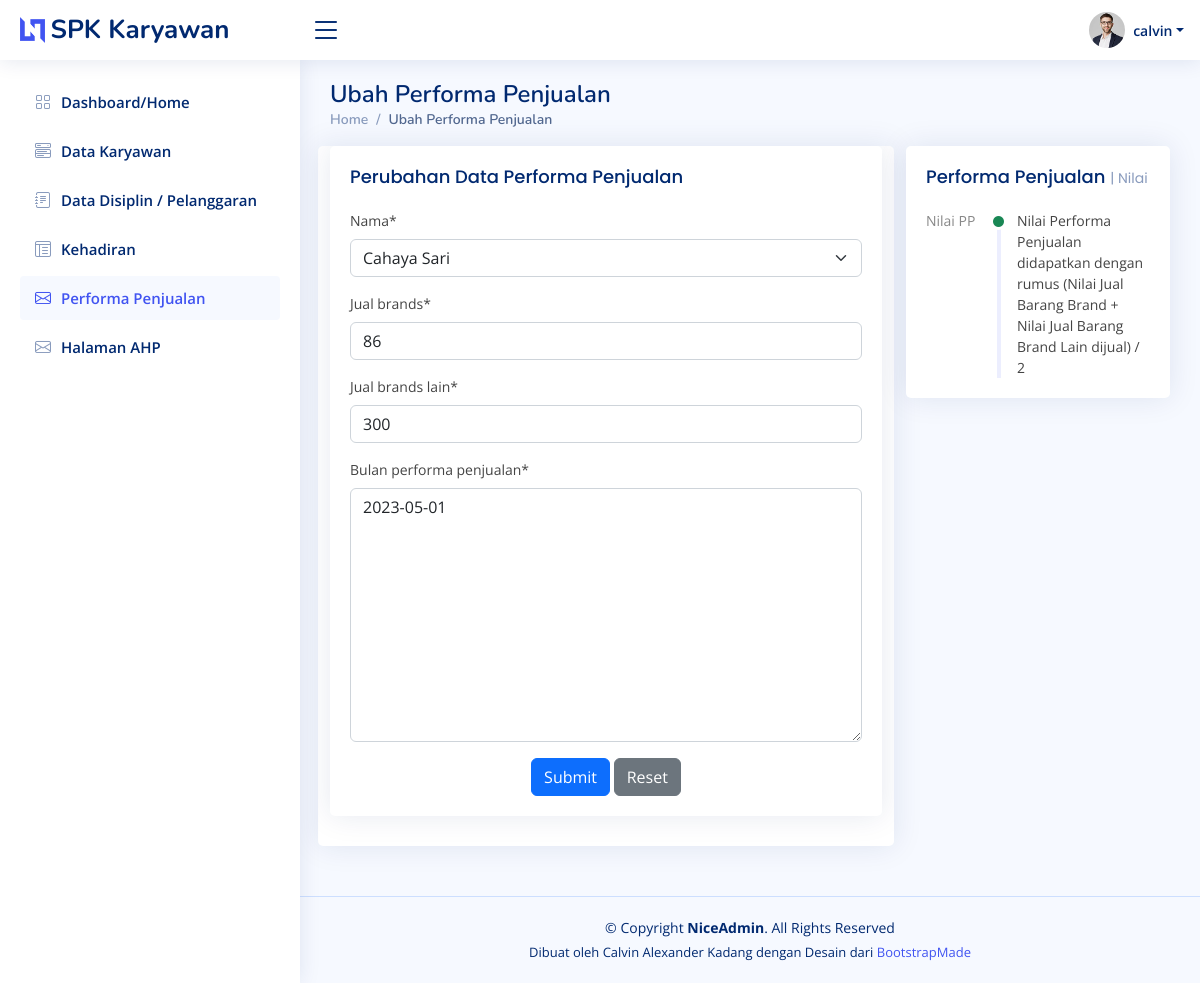
The app's page /ubahperformapenjualan/1/ (signed in) with its own data.
### base/models.py (models this page shows, shortened)
class User(AbstractUser):
    nama = models.CharField(max_length=200, null=True)
    email = models.EmailField(unique=True, null=True)
    brand = models.CharField(max_length=200, null=True)
    tgl_masuk = models.DateTimeField(null=True)
    hari_ini = models.DateTimeField(auto_now=True)
    nilai_pengetahuan_produk = models.DecimalField(null=True, blank=False, max_digits=7, decimal_places=4)
    deskripsi_pengetahuan_produk = models.CharField(max_length=200, null=True, blank=True)
    def __str__(self):
        return f'{self.nama}'

class Performa_Penjualan(models.Model):
    nama = models.ForeignKey(User, on_delete=models.CASCADE)
    jual_brands = models.IntegerField(null=True, blank=False)
    jual_brands_lain = models.IntegerField(null=True, blank=False)
    bulan_performa_penjualan = MonthField("Month Value", help_text="some help...", default='2023-05')

### base/views.py (the view, shortened to what this page needs)
# urls.py: path('ubahperformapenjualan/<str:pk>/', views.ubahperforma_penjualan, name='ubahperformapenjualan'),
@login_required(login_url='login')
def ubahperforma_penjualan(request, pk):
    page = 'performa_penjualan'
    performa_penjualan = Performa_Penjualan.objects.get(id=pk)
    form = PerformaPenjualanChange(instance=performa_penjualan)
    context = {
		'form': form,
        'page': page
	}
    return render(request, 'base/ubahperforma_penjualan.html', context)

### base/forms.py
class PerformaPenjualanChange(ModelForm):
    class Meta:
        model = Performa_Penjualan
        fields = '__all__'

### base/templates/base/ubahperforma_penjualan.html (shortened to what this page needs)
{% extends 'main.html' %}
{% load static %}
{% load crispy_forms_tags %}
{% block content %}
<main id="main" class="main">
    <div class="pagetitle">
        <h1>Ubah Performa Penjualan</h1>
        <nav>
            <ol class="breadcrumb">
                <li class="breadcrumb-item"><a href="{% url 'home' %}">Home</a></li>
                <li class="breadcrumb-item active">Ubah Performa Penjualan</li>
            </ol>
        </nav>
    </div>
    <section class="section dashboard">
        <div class="row">
            <div class="col-lg-8">
                <div class="row">
                    <div class="card recent-sales overflow-auto">
                        <div class="card">
                            <div class="card-body">
                                <h5 class="card-title">Perubahan Data Performa Penjualan</h5>
                                <form method="POST" action="">
                                    {{ form|crispy }}
                                    <div class="text-center">
                                        <button type="submit" class="btn btn-primary">Submit</button>
                                        <button type="reset" class="btn btn-secondary">Reset</button>
                                    </div>
                                </form>
                            </div>
                        </div>
                    </div>
                </div>
            </div>
            <div class="col-lg-4">
                <div class="card">
                    <div class="card-body">
                        <h5 class="card-title">Performa Penjualan <span>| Nilai</span></h5>
                        <div class="activity">
                            <div class="activity-item d-flex">
                                <div class="activite-label">Nilai PP</div>
                                <i class='bi bi-circle-fill activity-badge text-success align-self-start'></i>
                                <div class="activity-content">
                                    Nilai Performa Penjualan didapatkan dengan rumus (Nilai Jual Barang Brand + Nilai Jual Barang Brand Lain
                                    dijual) / 2
                                </div>
                            </div>
                        </div>
                    </div>
                </div>
            </div>
        </div>
    </section>
</main>
{% endblock content %}

### templates/navbar.html (shortened to what this page needs)
{% load static %}
<header id="header" class="header fixed-top d-flex align-items-center">
    <div class="d-flex align-items-center justify-content-between">
        {% if request.user.is_staff %}
            <a href="{% url 'home' %}" class="logo d-flex align-items-center">
                <img src="{% static 'assets/img/logo.png'%}" alt="">
                <span class="d-none d-lg-block">SPK Karyawan</span>
            </a>
            <i class="bi bi-list toggle-sidebar-btn"></i>
        {% else %}
                <a href="{% url 'home1' %}" class="logo d-flex align-items-center">
                    <img src="{% static 'assets/img/logo.png'%}" alt="">
                    <span class="d-none d-lg-block">SPK Karyawan</span>
                </a>
                <i class="bi bi-list toggle-sidebar-btn"></i>
        {% endif %}
    </div>
    <nav class="header-nav ms-auto">
        <ul class="d-flex align-items-center">
            <li class="nav-item dropdown pe-3">
                <a class="nav-link nav-profile d-flex align-items-center pe-0" href="#" data-bs-toggle="dropdown">
                    <img src="{% static 'assets/img/profile-img.jpg'%}" alt="Profile" class="rounded-circle">
                    <span class="d-none d-md-block dropdown-toggle ps-2">{{ request.user.username }}</span>
                </a>
            </li>
        </ul>
    </nav>
</header>
<aside id="sidebar" class="sidebar">
    <ul class="sidebar-nav" id="sidebar-nav">
        {% if request.user.is_staff %}
            {% if page == 'home' %}
                <li class="nav-item">
                    <a class="nav-link " href="{% url 'home' %}">
                        <i class="bi bi-grid"></i>
                        <span>Dashboard/Home</span>
                    </a>
                </li>
            {% else %}
                <li class="nav-item">
                    <a class="nav-link collapsed" href="{% url 'home' %}">
                        <i class="bi bi-grid"></i>
                        <span>Dashboard/Home</span>
                    </a>
                </li>
            {% endif %}
        {% endif %}
        {% if request.user.is_staff %}
            {% if page == 'karyawan' %}
                <li class="nav-item">
                    <a class="nav-link " href="{% url 'data_karyawan' %}">
                        <i class="bi bi-menu-button-wide"></i>
                        <span>Data Karyawan</span>
                    </a>
                </li>
            {% else %}
                <li class="nav-item">
                    <a class="nav-link collapsed" href="{% url 'data_karyawan' %}">
                        <i class="bi bi-menu-button-wide"></i>
                        <span>Data Karyawan</span>
                    </a>
                </li>
            {% endif %}
            {% if page == 'disiplin' %}
                <li class="nav-item">
                    <a class="nav-link " href="{% url 'disiplin' %}">
                        <i class="bi bi-journal-text"></i>
                        <span>Data Disiplin / Pelanggaran</span>
                    </a>
                </li>
            {% else %}
                <li class="nav-item">
                    <a class="nav-link collapsed" href="{% url 'disiplin' %}">
                        <i class="bi bi-journal-text"></i>
                        <span>Data Disiplin / Pelanggaran</span>
                    </a>
                </li>
            {% endif %}
            {% if page == 'kehadiran' %}
                <li class="nav-item">
                    <a class="nav-link " href="{% url 'kehadiran' %}">
                        <i class="bi bi-layout-text-window-reverse"></i>
                        <span>Kehadiran</span>
                    </a>
                </li>
            {% else %}
                <li class="nav-item">
                    <a class="nav-link collapsed" href="{% url 'kehadiran' %}">
                        <i class="bi bi-layout-text-window-reverse"></i>
                        <span>Kehadiran</span>
                    </a>
                </li>
            {% endif %}
            {% if page == 'performa_penjualan' %}
                <li class="nav-item">
                    <a class="nav-link " href="{% url 'performapenjualan' %}">
                        <i class="bi bi-envelope"></i>
                        <span>Performa Penjualan</span>
                    </a>
                </li>
            {% endif %}
            {% if page == 'ahp' %}
            <li class="nav-item">
                <a class="nav-link " href="{% url 'nilai_ahp' %}">
                    <i class="bi bi-envelope"></i>
                    <span>Halaman AHP</span>
                </a>
            </li>
            {% else %}
            <li class="nav-item">
                <a class="nav-link collapsed" href="{% url 'nilai_ahp' %}">
                    <i class="bi bi-envelope"></i>
                    <span>Halaman AHP</span>
                </a>
            </li>
            {% endif %}
        {% endif %}
    </ul>
</aside>

### static/assets/css/style.css (style rules this page uses)
:root { scroll-behavior: smooth; }
body { font-family: "Open Sans", sans-serif; background: #f6f9ff; color: #444444; }
a { color: #4154f1; text-decoration: none; }
h1, h2, h3, h4, h5, h6 { font-family: "Nunito", sans-serif; }
#main { margin-top: 60px; padding: 20px 30px; transition: all 0.3s; }
.pagetitle { margin-bottom: 10px; }
.pagetitle h1 { font-size: 24px; margin-bottom: 0; font-weight: 600; color: #012970; }
.card { margin-bottom: 30px; border: none; border-radius: 5px; box-shadow: 0px 0 30px rgba(1, 41, 112, 0.1); }
.card-title { padding: 20px 0 15px 0; font-size: 18px; font-weight: 500; color: #012970; font-family: "Poppins", sans-serif; }
.card-title span { color: #899bbd; font-size: 14px; font-weight: 400; }
.card-body { padding: 0 20px 20px 20px; }
.breadcrumb { font-size: 14px; font-family: "Nunito", sans-serif; color: #899bbd; font-weight: 600; }
.breadcrumb a { color: #899bbd; transition: 0.3s; }
.breadcrumb .breadcrumb-item::before { color: #899bbd; }
.breadcrumb .active { color: #51678f; font-weight: 600; }
.logo { line-height: 1; }
@media (min-width: 1200px) { .logo { width: 280px; } }
.logo img { max-height: 26px; margin-right: 6px; }
.logo span { font-size: 26px; font-weight: 700; color: #012970; font-family: "Nunito", sans-serif; }
.header { transition: all 0.5s; z-index: 997; height: 60px; box-shadow: 0px 2px 20px rgba(1, 41, 112, 0.1); background-color: #fff; padding-left: 20px; }
.header .toggle-sidebar-btn { font-size: 32px; padding-left: 10px; cursor: pointer; color: #012970; }
.header-nav ul { list-style: none; }
.header-nav>ul { margin: 0; padding: 0; }
.header-nav .nav-profile { color: #012970; }
.header-nav .nav-profile img { max-height: 36px; }
.header-nav .nav-profile span { font-size: 14px; font-weight: 600; }
.sidebar { position: fixed; top: 60px; left: 0; bottom: 0; width: 300px; z-index: 996; transition: all 0.3s; padding: 20px; overflow-y: auto; scrollbar-width: thin; scrollbar-color: #aab7cf transparent; box-shadow: 0px 0px 20px rgba(1, 41, 112, 0.1); background-color: #fff; }
@media (min-width: 1200px) { #main, #footer { margin-left: 300px; } }
.sidebar-nav { padding: 0; margin: 0; list-style: none; }
.sidebar-nav li { padding: 0; margin: 0; list-style: none; }
.sidebar-nav .nav-item { margin-bottom: 5px; }
.sidebar-nav .nav-link { display: flex; align-items: center; font-size: 15px; font-weight: 600; color: #4154f1; transition: 0.3; background: #f6f9ff; padding: 10px 15px; border-radius: 4px; }
.sidebar-nav .nav-link i { font-size: 16px; margin-right: 10px; color: #4154f1; }
.sidebar-nav .nav-link.collapsed { color: #012970; background: #fff; }
.sidebar-nav .nav-link.collapsed i { color: #899bbd; }
.dashboard .activity { font-size: 14px; }
.dashboard .activity .activity-item .activite-label { color: #888; position: relative; flex-shrink: 0; flex-grow: 0; min-width: 64px; }
.dashboard .activity .activity-item .activite-label::before { content: ""; position: absolute; right: -11px; width: 4px; top: 0; bottom: 0; background-color: #eceefe; }
.dashboard .activity .activity-item .activity-badge { margin-top: 3px; z-index: 1; font-size: 11px; line-height: 0; border-radius: 50%; flex-shrink: 0; border: 3px solid #fff; flex-grow: 0; }
.dashboard .activity .activity-item .activity-content { padding-left: 10px; padding-bottom: 20px; }
.dashboard .activity .activity-item:first-child .activite-label::before { top: 5px; }
.dashboard .activity .activity-item:last-child .activity-content { padding-bottom: 0; }
.dashboard .recent-sales { font-size: 14px; }

### records on screen
User: user.username "calvin", nama "Cahaya Sari"
Performa_Penjualan: jual_brands "86", jual_brands_lain "300", bulan_performa_penjualan "2023-05-01"
